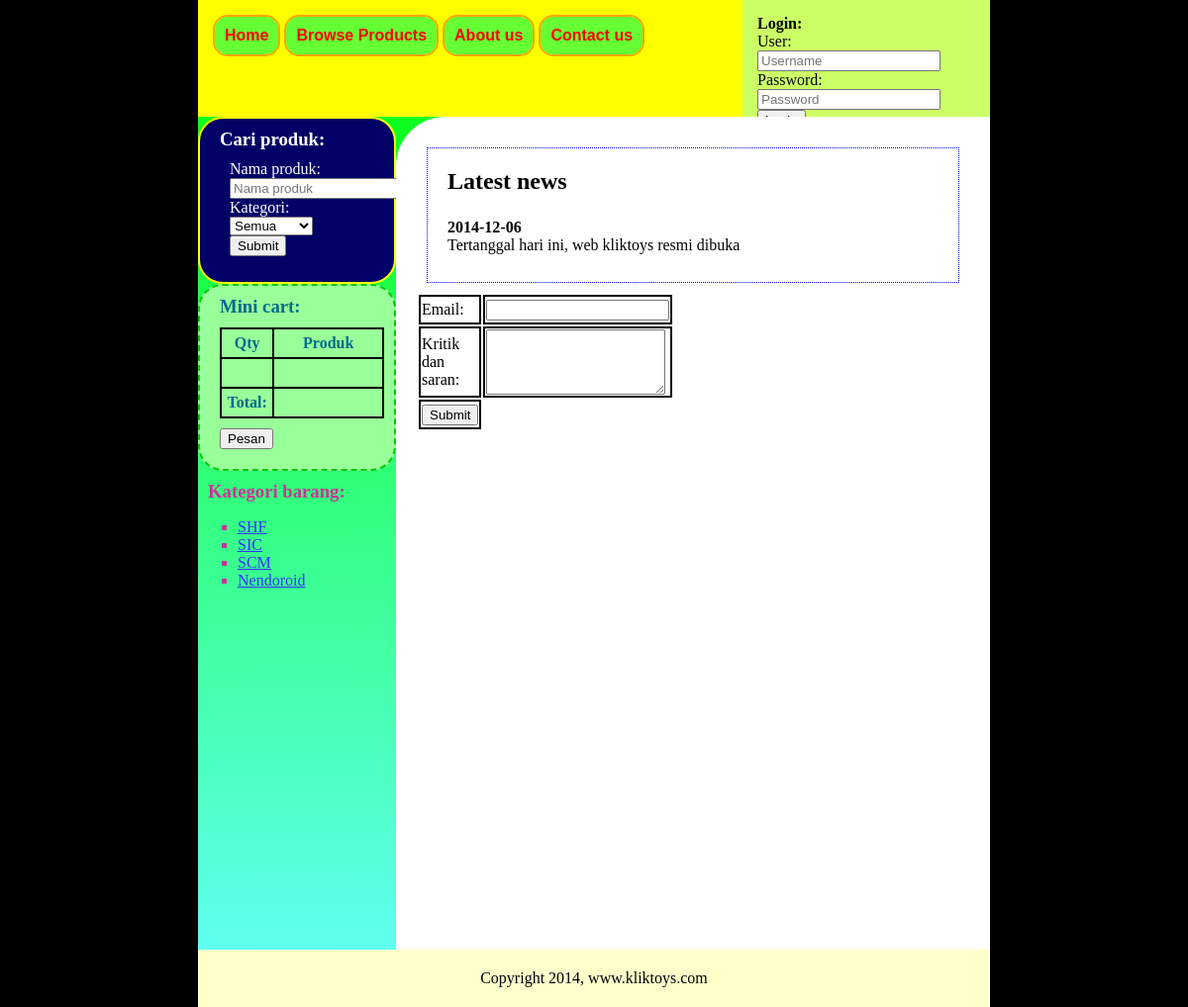
Page /contact_us.php on the committed database.
### tables this page shows
CREATE TABLE IF NOT EXISTS `jenis_barang` (
  `id_jenis` int(11) NOT NULL,
  `nama` varchar(30) NOT NULL
);

CREATE TABLE IF NOT EXISTS `news` (
  `id_news` int(11) NOT NULL,
  `tanggal` date NOT NULL,
  `isi` char(201) NOT NULL
);

### includes/left_wing.php (the view, shortened to what this page needs)
<div id="left-wing">
	<div id="search-container">
		<h3>Cari produk:</h3>
		<form id = "form-cari" action="products.php" method="GET">
			<label>Nama produk:</label>
			<input type="text" placeholder="Nama produk" name="cari" />
			<label>Kategori:</label>
			<br />
			<select name="jenis">
				<option value="semua">Semua</option>
			</select>
			<br />
			<input type="submit" name="submit" value="Submit" />
		</form>
	</div>
		<div id="mini-cart">
			<h3>Mini cart:</h3>
			<table id="mini-cart">
				<tr>
					<th>Qty</th>
					<th>Produk</th>
				<tr>
				<?php
					if(empty($_COOKIE['shop_list'])){
						echo "<tr><td></td></tr>";
					}
					else{
					}
				?>
				<tr>
					<th>Total:</th>
					<td><?php ?></td>
				</tr>
			</table>
			<button id="pesan" onclick="location.href = 'transaksi.php';">Pesan</button>
		</div>
	<div id="kategori">
		<h3>Kategori barang:</h3>
		<ul id="category-list">
			<?php
				$query = "SELECT * FROM jenis_barang";
				$tabel_jenis = mysqli_query($connection,$query);
				if(mysqli_num_rows($tabel_jenis) > 0){
					while($baris = mysqli_fetch_assoc($tabel_jenis)){
						echo "<li><a href=\"products.php?jenis={$baris['id_jenis']}\">";
						echo $baris['nama'];
						echo "</a>";
						echo "</li>";
					}
				}
			?>
		</ul>
	</div>
</div>

### public/contact_us.php (shortened to what this page needs)
<?php
	include("../includes/connection.php");
?>
<html>
<head>
		<link rel="stylesheet" type="text/css" href="style/toystyle.css" />
		<link rel="stylesheet" type="text/css" href="style/productstyle.css" />
</head>
<body>
		<div id= "body">
			<?php include("../includes/header.php");?>
			<?php include("../includes/left_wing.php")?>
			<div id="main-content">
				<div id="news">
					<h2>Latest news</h2>
					<?php
						$query = "SELECT * FROM news LIMIT 3";
						$tabel_berita = mysqli_query($connection,$query);
						while($baris = mysqli_fetch_assoc($tabel_berita)){
							echo "<h4>";
							echo $baris['tanggal'];
							echo "</h4>";
							echo "<p>";
							echo $baris['isi'];
							echo "</p>";
						}
					?>
				</div>
				<form action="contact_us_proses.php" method="POST">
				<table>
					<tr>
						<td>
							Email:
						</td>
						<td>
							<input type="text" name="email" /><br />
						</td>
					</tr>
					<tr>
						<td>
							Kritik dan saran:
						</td>
						<td>
							<textarea name="krisan" rows="4"></textarea><br />
						</td>
					</tr>
					<tr>
						<td>
							<input type="submit" name="Submit" value="Submit" />
						</td>
					</tr>
				</table>
				</form>
			</div>
			<div id="footer">
				Copyright <?php echo date("Y"); ?>, www.kliktoys.com
			</div>
		</div>
</body>
</html>

### public/style/toystyle.css (style rules this page uses)
body { background:black; margin:0px; padding:0px; }
h3 { margin:10px; }
#body { width:800px; background: -webkit-linear-gradient(#00FF00, #66FFFF); background: -o-linear-gradient(#00FF00, #66FFFF); background: -moz-linear-gradient(#00FF00, #66FFFF); background: linear-gradient(#00FF00, #66FFFF); margin:0px auto; padding:0px; }
#left-wing { width:25%; height:100%; margin:0px; padding:0px; float:left; }
#search-container { color:white; padding:10px; border:2px solid yellow; border-radius:25px; background:#000066; }
#search-container h3 { margin-top:0px; }
#form-cari { margin-left:20px; }
#mini-cart { padding:10px; color:#006B8F; border:2px dashed #00CC00; border-radius:25px; background:#99FF99; }
#mini-cart h3 { margin-top:0px; }
#mini-cart table,th,td { border:2px solid black; border-collapse:collapse; margin-left:10px; }
#mini-cart th,td { height:30px; }
#mini-cart th:nth-child(odd),td:nth-child(odd) { width:50px; }
#mini-cart th:nth-child(even),td:nth-child(even) { width:110px; }
#pesan { margin:10px 10px; }
#kategori { color:#CC3399; }
#kategori ul { list-style:square; }
#kategori ul li a { color:#3333FF; }
#main-content { float:left; padding:20px; margin:0px; width:69.7%; background:white; border:1px solid transparent; border-radius:50px 0px 0px 0px; min-height:100%; }
#main-content table { border:0px; }
#news { margin:10px; padding:20px; border:1px dotted blue; }
#news h2 { margin:0px 0px 1em 0px; }
#news h4 { margin:0px; }
#news p { margin-top:0px; margin-bottom:0.5em; }
#footer { background:#FFFFCC; padding:20px; margin:0px; text-align:center; }

### rows in the picture
jenis_barang: nama "SHF"
jenis_barang: nama "SIC"
jenis_barang: nama "SCM"
jenis_barang: nama "Nendoroid"
news: tanggal "2014-12-06", isi "Tertanggal hari ini, web kliktoys resmi dibuka"
